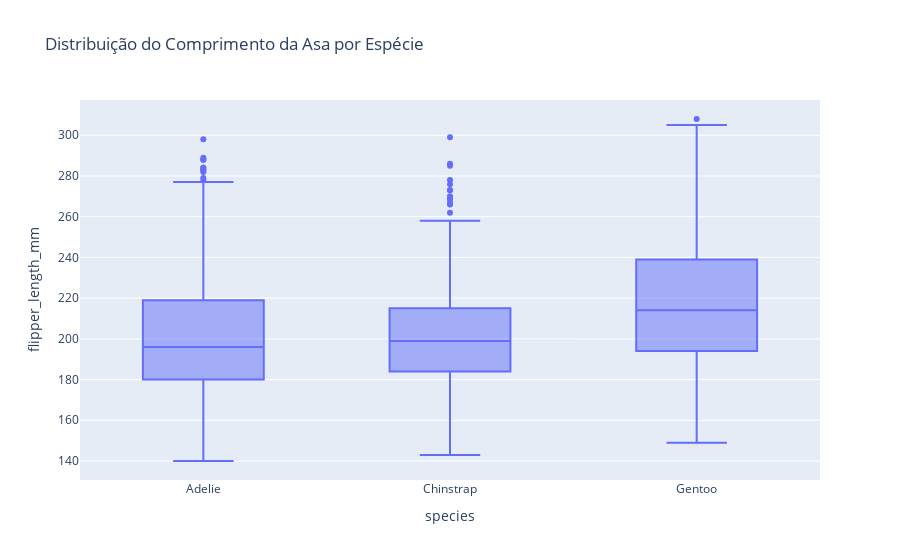

The cell this chart's notebook holds for it:
### Code cell
# Gráfico de boxplot para comparar o comprimento da asa entre as espécies
fig_flipper_length = px.box(dataset_penguins, x='species', y='flipper_length_mm', title='Distribuição do Comprimento da Asa por Espécie')
fig_flipper_length.show()

### Figure 1 — Plotly figure (JSON) as saved in the notebook; plotly's stock layout.template omitted (floating-point values rounded to 4 significant figures; data arrays with more than 128 entries replaced by an {"elided": "..."} marker saying what was removed)
{"data": [{"alignmentgroup": "True", "hovertemplate": "species=%{x}<br>flipper_length_mm=%{y}<extra></extra>", "legendgroup": "", "marker": {"color": "#636efa"}, "name": "", "notched": false, "offsetgroup": "", "orientation": "v", "showlegend": false, "type": "box", "x": {"elided": "3430 str values"}, "x0": " ", "xaxis": "x", "y": {"elided": "3430 int values"}, "y0": " ", "yaxis": "y"}], "layout": {"autosize": true, "boxmode": "group", "legend": {"tracegroupgap": 0}, "title": {"text": "Distribuição do Comprimento da Asa por Espécie"}, "xaxis": {"anchor": "y", "autorange": true, "domain": [0, 1], "range": [-0.5, 2.5], "title": {"text": "species"}, "type": "category"}, "yaxis": {"anchor": "x", "autorange": true, "domain": [0, 1], "range": [130.7, 317.3], "title": {"text": "flipper_length_mm"}, "type": "linear"}}}
